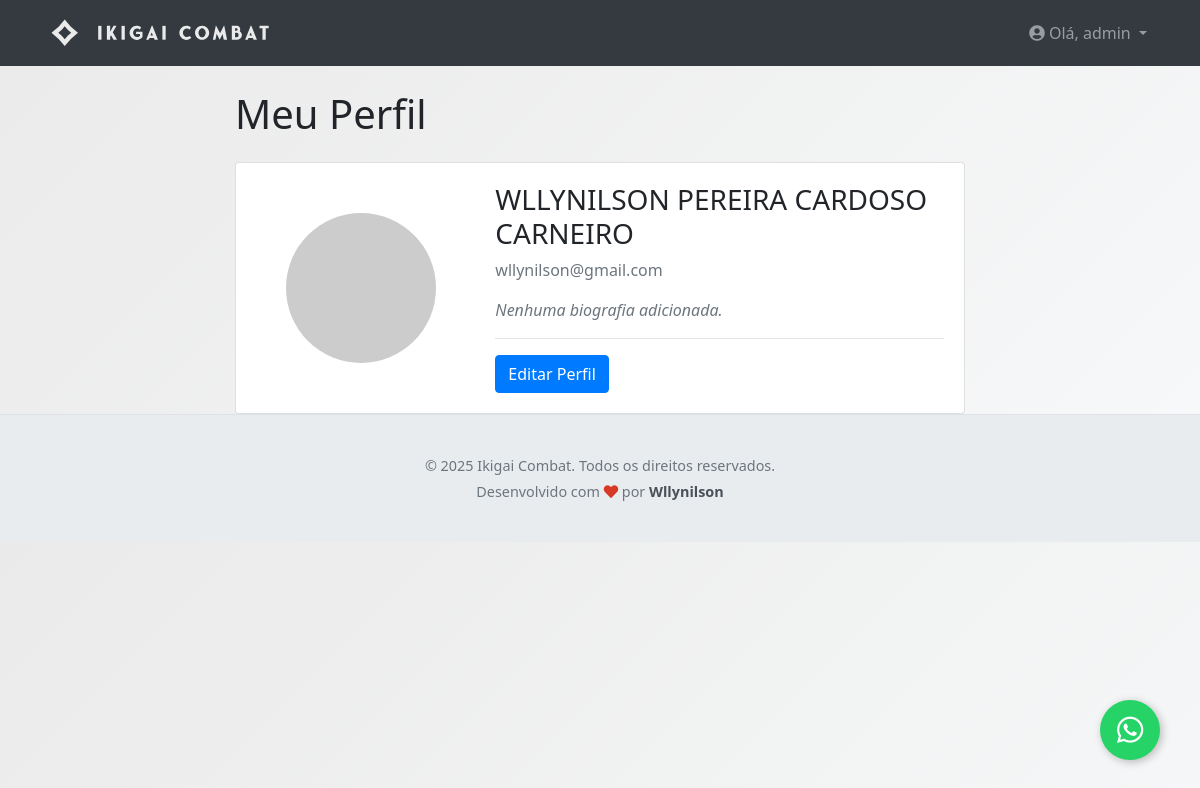
Screenshot of /perfil (signed in) with the database file from the repository.
### app/models.py (models this page shows, shortened)
class User(UserMixin, db.Model):
    __tablename__ = 'users'
    id = db.Column(db.Integer, primary_key=True)
    username = db.Column(db.String(64), index=True, unique=True, nullable=False)
    email = db.Column(db.String(120), index=True, unique=True, nullable=False)
    password_hash = db.Column(db.String(128))
    nome_completo = db.Column(db.String(150), nullable=True)
    bio = db.Column(db.Text, nullable=True)
    imagem_perfil = db.Column(db.String(300), nullable=True)  # URL para a imagem de perfil
    role = db.Column(db.String(20), nullable=False, default='user')  # Papel do utilizador
    cpf = db.Column(db.String(14), unique=True, nullable=True)  # CPF será único e opcional no início
    telefone = db.Column(db.String(20), nullable=True)  # Telefone também opcional
    inscricoes = db.relationship('Inscricao', backref='participante', lazy='dynamic')

### app/auth/routes.py (the view)
@auth_bp.route('/perfil')
@login_required
def perfil():
    return render_template('auth/perfil.html', title='Meu Perfil')

### app/__init__.py (called while the page is built)
@login_manager.user_loader
def load_user(user_id):
    return models.User.query.get(int(user_id))

### app/templates/auth/perfil.html (shortened to what this page needs)
{% extends "base.html" %}
{% block content %}
<div class="row">
    <div class="col-md-8 offset-md-2">
        <h1 class="mb-4">Meu Perfil</h1>
        <div class="card">
            <div class="card-body">
                <div class="row align-items-center">
                    <div class="col-md-4 text-center">
                        {% if current_user.imagem_perfil %}
                            <img src="{{ current_user.imagem_perfil }}" alt="Foto de Perfil" class="img-fluid rounded-circle" style="width: 150px; height: 150px; object-fit: cover;">
                        {% else %}
                            <img src="https://via.placeholder.com/150" alt="Foto de Perfil Padrão" class="img-fluid rounded-circle">
                        {% endif %}
                    </div>
                    <div class="col-md-8">
                        <h3>{{ current_user.nome_completo or current_user.username }}</h3>
                        <p class="text-muted">{{ current_user.email }}</p>
                        {% if current_user.bio %}
                            <p class="mt-3"><em>"{{ current_user.bio }}"</em></p>
                        {% else %}
                            <p class="mt-3 text-muted"><em>Nenhuma biografia adicionada.</em></p>
                        {% endif %}
                        <hr>
                        <a href="{{ url_for('auth.editar_perfil') }}" class="btn btn-primary">Editar Perfil</a>
                    </div>
                </div>
            </div>
        </div>
    </div>
</div>
{% endblock %}

### app/templates/base.html (shortened to what this page needs)
<!DOCTYPE html>
<html lang="pt-BR">
<head>
    <link rel="stylesheet" href="https://stackpath.bootstrapcdn.com/bootstrap/4.5.2/css/bootstrap.min.css">
    <link rel="stylesheet" href="https://cdnjs.cloudflare.com/ajax/libs/font-awesome/5.15.3/css/all.min.css">
    <link rel="stylesheet" href="{{ url_for('static', filename='css/estilos_publicos.css') }}">
</head>
<body>
<nav class="navbar navbar-expand-lg navbar-dark bg-dark mb-4">
    <div class="container">
        <a class="navbar-brand" href="{{ url_for('public.index') }}">
            <img src="{{ url_for('static', filename='images/logo-navbar.svg') }}" alt="Ikigai Combat Logo" height="40">
        </a>
        <div class="collapse navbar-collapse" id="navbarNav">
            <ul class="navbar-nav mr-auto">
                <li class="nav-item active">
                    <a class="nav-link" href="{{ url_for('public.index') }}"> </a>
                </li>
            </ul>
            <ul class="navbar-nav">
                {% if current_user.is_authenticated %}
                    <li class="nav-item dropdown">
                        <a class="nav-link dropdown-toggle" href="#" id="navbarUserDropdown" role="button"
                           data-toggle="dropdown" aria-haspopup="true" aria-expanded="false">
                            <i class="fas fa-user-circle"></i> Olá, {{ current_user.username }}
                        </a>
                    </li>
                {% endif %}
            </ul>
        </div>
    </div>
</nav>
    <main role="main">
        <div class="container">
            {% block content %}{% endblock %}
        </div>
    </main>
<footer class="site-footer">
    <div class="container text-center">
        <p class="mb-1">&copy; {{ current_year }} Ikigai Combat. Todos os direitos reservados.</p>
        <p class="developer-credit mb-0">Desenvolvido com <i class="fas fa-heart"
                                                             style="color: var(--primary-red);"></i> por
            <a href="https://www.wllynilson.com.br" target="_blank">Wllynilson</a>
        </p>
    </div>
</footer>
<a href="https://wa.me/5563992457273?text=OSS!%20Preciso%20de%20ajuda%20com%20a%20plataforma%20de%20eventos%20Ikigai." class="whatsapp-fab" target="_blank" title="Fale com o Suporte">
    <i class="fab fa-whatsapp"></i>
</a>
</body>
</html>

### app/static/css/estilos_publicos.css (style rules this page uses)
:root { --primary-red: rgb(214, 58, 38); --primary-white: rgb(234, 234, 234); --dark-red: rgb(180, 45, 28); --light-red: rgba(214, 58, 38, 0.1); --shadow: 0 4px 20px rgba(0, 0, 0, 0.1); --border-radius: 12px; }
body { background: linear-gradient(135deg, var(--primary-white) 0%, #f8f9fa 100%); font-family: 'Segoe UI', Tahoma, Geneva, Verdana, sans-serif; }
.whatsapp-fab { position: fixed; width: 60px; height: 60px; bottom: 40px; right: 40px; background-color: #25D366; color: #FFF; border-radius: 50%; text-align: center; font-size: 30px; box-shadow: 2px 2px 8px rgba(0, 0, 0, 0.25); z-index: 1000; display: flex; align-items: center; justify-content: center; text-decoration: none; transition: all 0.3s ease; }
.site-footer { padding: 2.5rem 0; background-color: #e9ecef; border-top: 1px solid #dee2e6; font-size: 0.9rem; color: #6c757d; }
.developer-credit a { color: #495057; font-weight: 600; text-decoration: none; transition: color 0.3s ease; }

### rows the page displays
User: username "admin", nome_completo "WLLYNILSON PEREIRA CARDOSO CARNEIRO", email "wllynilson@gmail.com"
